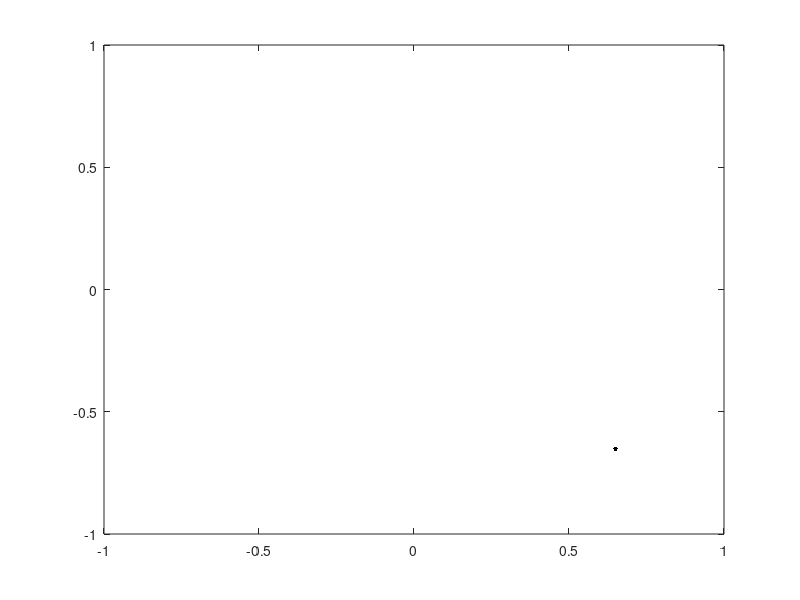
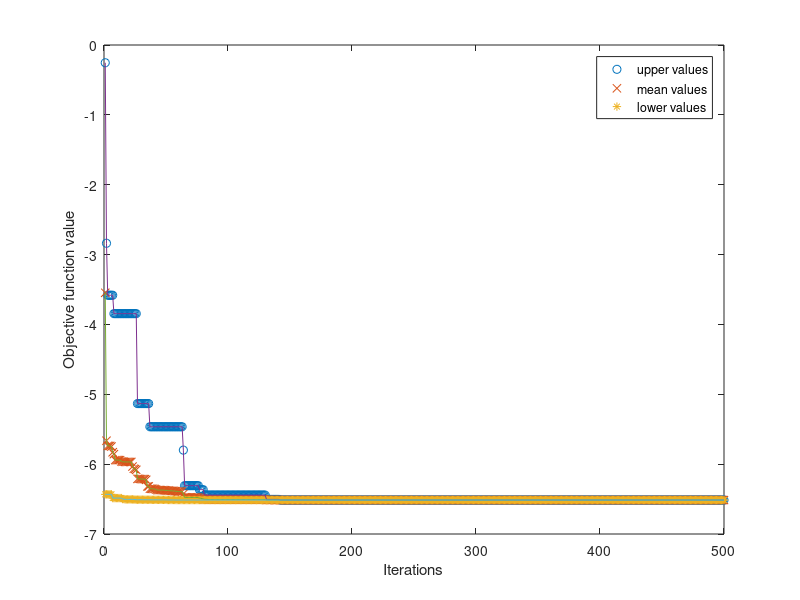

Write the MATLAB code that produced these figures, in order.
clc;
close all;
clear all;

z1 = -1:0.01:1;
z2 = -1:0.01:1;
[F1,F2] = meshgrid(z1,z2); 
Function = (F2-F1).^4 + (12.*F1.*F2) - F1 + F2 - 3;
contour(F1, F2, Function, 20); 
pause(0.01);
hold on;

%particle bounds and counts
particleCount = 10;
dimension = 2;
particleLowerBound = -1;
particleUpperBound = 1;
velocityLowerBound = -1;
velocityUpperBound = 1;
iterations = 500;
%forming a iteration x 1 matrix
upperValues = zeros(iterations,1);
averageValues = zeros(iterations,1);
lowerValues = zeros(iterations,1);

%bounding the position of the particle
particlePosition = particleLowerBound + (rand(particleCount, dimension).*(particleUpperBound - particleLowerBound));
%bounding the velocity of the particle
particleVelocity = velocityLowerBound + (rand(particleCount, dimension).*(velocityUpperBound - velocityLowerBound));

%initial Position of the particle
particleBest = particlePosition;

%matrix to store particle's best
particleBestValue = zeros(particleCount,1);

for i=1:particleCount
    fx(i) = (particlePosition(i,2)-particlePosition(i,1)).^4 + 12*particlePosition(i,1)*particlePosition(i,2) - particlePosition(i,1) + particlePosition(i,2)-3;
    particleBestValue(i) = fx(i);
end
particleBestValue;
randomParticlePlot1=plot3(particlePosition(:,1),particlePosition(:,2),particleBestValue,'.k','markersize',10);

%initial Global Best
[globalBestValue , globalBestIndex] = min(particleBestValue);
globalBest = particlePosition(globalBestIndex,:);
%gbestParticlePlot=plot3(globalBest(1),globalBest(2),particleBestValue','*k','markersize',10);

%initializing velocity of the particle
%cognitive coefficient close to 2 --- c1
%social coefficient close to 2 --- c2
% Initial constant as 0.73 --- w
w = 0.729;
c_1 = 2;
c_2 = 2;
for v = 1:iterations
    for p = 1:particleCount
        particleVelocity(p,:) = w*particleVelocity(p,:) + (c_1*rand()*(particleBest(p,:) - particlePosition(p,:))) +(c_2*rand()*(globalBest - particlePosition(p,:)));
    end
    
    particleVelocity;
    
    %new positions w.r.t. velocity of the particle
    
    particlePosition = particlePosition + particleVelocity;
    
    for i=1:particleCount
        fx(i) = (particlePosition(i,2)-particlePosition(i,1)).^4 + 12*particlePosition(i,1)*particlePosition(i,2) - particlePosition(i,1) + particlePosition(i,2)-3;
        particleNewValue(i) = fx(i);
    
        if particleNewValue(i)< particleBestValue(i)
            particleBestValue(i) = particleNewValue(i);
            particleBest(i,:) = particlePosition(i,:);
        end
    end
    particleBestValue;
    
    %Updating Global Best
    [globalBestValue , globalBestIndex] = min(particleBestValue);
    globalBest = particlePosition(globalBestIndex,:);

    set(randomParticlePlot1,'xdata',particlePosition(:,1),'ydata',particlePosition(:,2),'zdata',particleNewValue);
    drawnow
    pause(0.01);
    upperValues(v) = max(particleBestValue);
    averageValues(v) = mean(particleBestValue);
    lowerValues(v) = min(particleBestValue);
end
globalBest
globalBestValue
figure;
t = 1:iterations;
plot(t, upperValues, 'o', t, averageValues, 'x', t, lowerValues, '*');
hold on;
plot(t, [upperValues averageValues lowerValues]);
hold off;
legend('upper values', 'mean values', 'lower values');
xlabel('Iterations'); ylabel('Objective function value');
